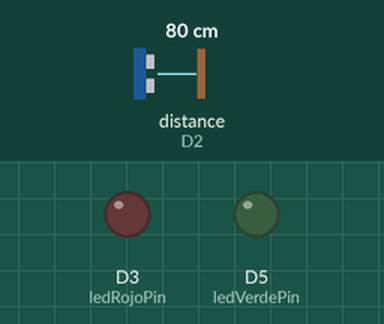
Recording of a sketch running on a simulated ESP8266 (NodeMCU). Shown: output pins drawn as LEDs (lit = HIGH). Wiring (inferred from the names in the program): ultrasonic range finder: trigger D1; echo D2. Inputs (shaded band) come from the test bench; at power-on: distance to the obstacle (sensor on D2) 80 cm. The echo pulse lasts 58.3 µs per cm; WiFi joins after 1.5 s; servers stay silent unless stated; uploads are accepted with an empty reply; pins used as bus, display or sensor lines are not drawn; what the sketch prints to the serial monitor is not drawn.

Above: at 0.0 s.
At 2.7 s:
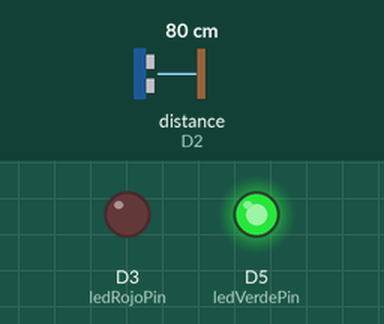
2.8 s: distance to the obstacle (sensor on D2) set to 10 cm
6.7 s: distance to the obstacle (sensor on D2) set to 7 cm
At 10.2 s:
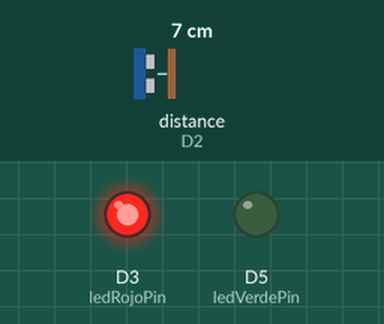
Timing chart, 0 to 11.7 s (numbered marks = the images above; inputs shaded):
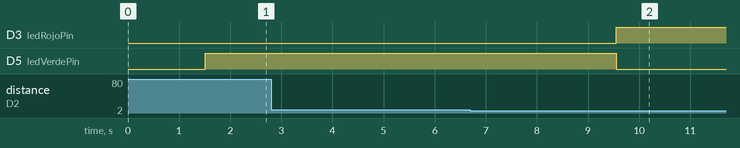

The sketch:

cajon1.ino
```cpp
#include <ESP8266WiFi.h>
#include <ESP8266HTTPClient.h>
#include <WiFiClientSecure.h> // <--- PARA HTTPS (Azure)!

// --- 1. CONFIGURACIÓN DEL CAJÓN (¡MUY IMPORTANTE!) ---
const int ID_DE_ESTE_CAJON = 1; // <--- Si este es el Cajón 1, pon 1. Si es el 2, pon 2.

// --- 2. Configuración WiFi (Tus datos) ---
const char* ssid = "Tec-IoT";                    // <- WiFi anterior (comentado para documentación)
const char* password = "spotless.magnetic.bridge"; // <- WiFi anterior (comentado para documentación)

// --- 3. Configuración API (AZURE) ---
// Ponemos el dominio SIN "https://" y SIN "/" al final
const char* IP_SERVIDOR = "estacionamientoiot-a2gbhzbpfvcfgnbf.canadacentral-01.azurewebsites.net";

// URLs actualizadas para HTTPS y sin puerto 5074
const char* apiURL_Ocupar = "https://%s/Sensores/OcuparCajon";
const char* apiURL_Liberar = "https://%s/Sensores/LiberarCajon";

// --- 4. Configuración Sensor Ultrasónico ---
const int trigPin = D1; // Pin Trig
const int echoPin = D2; // Pin Echo
const int UMBRAL_DISTANCIA = 7;

// --- 4.B. Configuración de LEDs (Tu lógica) ---
const int ledVerdePin = D5;
const int ledRojoPin = D3;


// --- 5. Lógica de Debounce (Tu nueva lógica) ---
const int LECTURAS_OCUPAR = 2;   // 2 lecturas para ocupar (LIBRE → OCUPADO)
const int LECTURAS_LIBERAR = 3;  // 5 lecturas para liberar (OCUPADO → LIBRE)

// --- 6. Variables de Estado (El "cerebro") ---
bool estaOcupado = false; // El estado actual que recordamos
int contadorOcupar = 0;    // Cuenta lecturas consecutivas para ocupar
int contadorLiberar = 0;   // Cuenta lecturas consecutivas para liberar

void setup() {
  Serial.begin(115200);

  // Configurar pines del sensor
  pinMode(trigPin, OUTPUT);
  pinMode(echoPin, INPUT);

  // Configurar pines de LEDs
  pinMode(ledVerdePin, OUTPUT);
  pinMode(ledRojoPin, OUTPUT);

  // --- Conectar a WiFi ---
  delay(10);
  Serial.println();
  Serial.println("--- Conectando a WiFi ---");
  WiFi.begin(ssid, password);
  Serial.print("Conectando a: ");
  Serial.println(ssid);

  while (WiFi.status() != WL_CONNECTED) {
    delay(500);
    Serial.print(".");
  }
  Serial.println("\n¡WiFi conectado!");
  Serial.print("IP del ESP8266: ");
  Serial.println(WiFi.localIP());

  Serial.printf("Sensor del Cajón #%d INICIADO.\n", ID_DE_ESTE_CAJON);

  // Poner estado inicial de LEDs (LIBRE)
  digitalWrite(ledVerdePin, HIGH);
  digitalWrite(ledRojoPin, LOW);
}


void loop() {
  // 1. Obtener la distancia
  long duration;
  int distance;

  digitalWrite(trigPin, LOW);
  delayMicroseconds(2);
  digitalWrite(trigPin, HIGH);
  delayMicroseconds(10);
  digitalWrite(trigPin, LOW);

  duration = pulseIn(echoPin, HIGH);
  distance = duration * 0.034 / 2;

  // --- IMPRIMIR VALOR CADA CICLO ---
  Serial.print("Distancia: ");
  Serial.print(distance);
  Serial.println(" cm");
  // --- FIN DE LA IMPRESIÓN ---

  // Filtro de ruido (ignora lecturas > 200cm o < 0)
  if (distance < 0 || distance > 200) {
    return; // Lectura errónea, saltar este ciclo
  }

  // --- ACTUALIZAR LEDs SEGÚN ESTADO ACTUAL ---
  // Esto asegura que los LEDs siempre reflejen el estado correcto
  if (estaOcupado) {
    // OCUPADO: LED Rojo
    digitalWrite(ledVerdePin, LOW);
    digitalWrite(ledRojoPin, HIGH);
  } else {
    // LIBRE: LED Verde
    digitalWrite(ledVerdePin, HIGH);
    digitalWrite(ledRojoPin, LOW);
  }

  // --- 2. SISTEMA DE DEBOUNCE (Tu nueva lógica) ---

  // Mostrar contadores actuales
  Serial.printf("Contadores - Ocupar: %d/%d, Liberar: %d/%d\n",
                contadorOcupar, LECTURAS_OCUPAR,
                contadorLiberar, LECTURAS_LIBERAR);

  if (estaOcupado == false)
  {
    // MODO: "LIBRE" (Buscando un coche que LLEGUE)
    if (distance <= UMBRAL_DISTANCIA) {
      // Objeto detectado - incrementar contador para ocupar
      contadorOcupar++;
      contadorLiberar = 0; // Resetear contador opuesto

      Serial.printf("Objeto detectado (%d cm). Contador ocupar: %d/%d\n",
                   distance, contadorOcupar, LECTURAS_OCUPAR);

      // Si llega a 2 lecturas consecutivas, ocupar el cajón
      if (contadorOcupar >= LECTURAS_OCUPAR) {
        Serial.println("╔══════════════════════════════════════╗");
        Serial.println("║  🚗 ¡CAJÓN OCUPADO! (10/10)          ║");
        Serial.println("╚══════════════════════════════════════╝");

        // --- Encender LED Rojo ---
        digitalWrite(ledVerdePin, LOW);
        digitalWrite(ledRojoPin, HIGH);

        llamarAPI(apiURL_Ocupar); // Llamar al POST /OcuparCajon
        estaOcupado = true;      // Cambiar de modo
        contadorOcupar = 0;      // Resetear contador
      }
    }
    else {
      // No hay objeto - resetear contador de ocupar
      if (contadorOcupar > 0) {
         Serial.printf("Falsa alarma. Objeto se fue (%d cm). Reseteando contador.\n", distance);
         contadorOcupar = 0;
      }
    }
  }
  else
  {
    // MODO: "OCUPADO" (Buscando un coche que SE VAYA)
    if (distance > UMBRAL_DISTANCIA) {
      // Objeto ya no está - incrementar contador para liberar
      contadorLiberar++;
      contadorOcupar = 0; // Resetear contador opuesto

      Serial.printf("Objeto no detectado (%d cm). Contador liberar: %d/%d\n",
                   distance, contadorLiberar, LECTURAS_LIBERAR);

      // Si llega a 5 lecturas consecutivas, liberar el cajón
      if (contadorLiberar >= LECTURAS_LIBERAR) {
        Serial.println("╔══════════════════════════════════════╗");
        Serial.println("║  ✅ ¡CAJÓN LIBERADO! (10/10)         ║");
        Serial.println("╚══════════════════════════════════════╝");

        // --- Encender LED Verde ---
        digitalWrite(ledVerdePin, HIGH);
        digitalWrite(ledRojoPin, LOW);

        llamarAPI(apiURL_Liberar); // Llamar al POST /LiberarCajon
        estaOcupado = false;     // Cambiar de modo
        contadorLiberar = 0;     // Resetear contador
      }
    }
    else {
      // El objeto sigue ahí - resetear contador de liberar
      if (contadorLiberar > 0) {
         Serial.printf("El coche sigue ahí (%d cm). Reseteando contador de liberación.\n", distance);
         contadorLiberar = 0;
      }
    }
  }

  // Pausa de 2 segundos entre mediciones
  delay(2000); // <--- CAMBIO
}


// --- 3. Función para enviar los POST ---
void llamarAPI(const char* apiURL_plantilla) {
  if (WiFi.status() != WL_CONNECTED) {
    Serial.println("POST: No hay WiFi.");
    return;
  }

  // Crear el payload JSON: {"Id_Cajon": 1}
  String payload = "{";
  payload += "\"Id_Cajon\": ";
  payload += String(ID_DE_ESTE_CAJON);
  payload += "}";

  Serial.print("Enviando JSON: ");
  Serial.println(payload);

  // --- CAMBIO: Usar WiFiClientSecure para HTTPS ---
  WiFiClientSecure client;
  client.setInsecure(); // <--- IMPORTANTE: Confiar en el certificado de Azure

  HTTPClient http;

  // Construir la URL completa
  char urlCompleta[150];
  sprintf(urlCompleta, apiURL_plantilla, IP_SERVIDOR);

  Serial.print("URL destino: ");
  Serial.println(urlCompleta);

  if (http.begin(client, urlCompleta)) {
    http.addHeader("Content-Type", "application/json");

    int httpCode = http.POST(payload);

    Serial.print("Código de respuesta HTTP: ");
    Serial.println(httpCode);

    if (httpCode == HTTP_CODE_OK || httpCode == 200 || httpCode == 201) {
      Serial.println("¡Registro de cajón exitoso en Azure!");
    } else {
      Serial.println("Error al registrar en Azure.");
    }
    http.end();
  } else {
    Serial.println("Error al iniciar conexión HTTP.");
  }
}
```

Measured:
- the behaviour switches between 9 and 8 cm on distance to the obstacle (sensor on D2) (found by bisection; images 1 and 2)
- after the input at 2.8 s, every drawn part: stays the same
- after the input at 6.7 s, D3 (ledRojoPin): LOW → HIGH after 2.9 s; D5 (ledVerdePin): HIGH → LOW after 2.9 s
